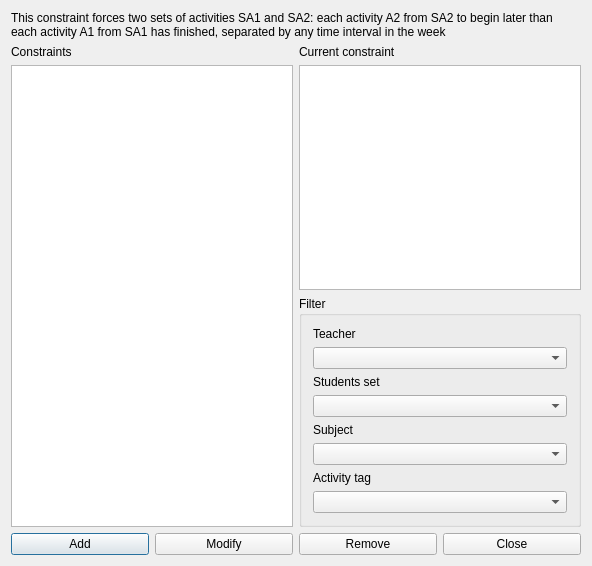
<?xml version="1.0" encoding="UTF-8"?>
<ui version="4.0">
 <class>ConstraintTwoSetsOfActivitiesOrderedForm_template</class>
 <widget class="QDialog" name="ConstraintTwoSetsOfActivitiesOrderedForm_template">
  <property name="geometry">
   <rect>
    <x>0</x>
    <y>0</y>
    <width>592</width>
    <height>566</height>
   </rect>
  </property>
  <property name="windowTitle">
   <string extracomment="This is the title of the dialog in which you see the list of all constraints of this type">Constraints two sets of activies ordered</string>
  </property>
  <layout class="QGridLayout" name="gridLayout_2">
   <item row="0" column="0" colspan="2">
    <widget class="QLabel" name="textLabel1">
     <property name="sizePolicy">
      <sizepolicy hsizetype="Minimum" vsizetype="Minimum">
       <horstretch>0</horstretch>
       <verstretch>0</verstretch>
      </sizepolicy>
     </property>
     <property name="text">
      <string>This constraint forces two sets of activities SA1 and SA2: each activity A2 from SA2 to begin later than each activity A1 from SA1 has finished, separated by any time interval in the week</string>
     </property>
     <property name="wordWrap">
      <bool>true</bool>
     </property>
    </widget>
   </item>
   <item row="1" column="0">
    <layout class="QVBoxLayout" name="verticalLayout_2">
     <item>
      <widget class="QLabel" name="constraintsTextLabel">
       <property name="frameShape">
        <enum>QFrame::NoFrame</enum>
       </property>
       <property name="frameShadow">
        <enum>QFrame::Plain</enum>
       </property>
       <property name="text">
        <string>Constraints</string>
       </property>
       <property name="wordWrap">
        <bool>false</bool>
       </property>
      </widget>
     </item>
     <item>
      <widget class="QListWidget" name="constraintsListWidget"/>
     </item>
    </layout>
   </item>
   <item row="1" column="1">
    <layout class="QVBoxLayout" name="verticalLayout">
     <item>
      <widget class="QLabel" name="currentConstraintTextLabel">
       <property name="text">
        <string>Current constraint</string>
       </property>
       <property name="wordWrap">
        <bool>false</bool>
       </property>
      </widget>
     </item>
     <item>
      <widget class="QPlainTextEdit" name="currentConstraintTextEdit"/>
     </item>
     <item>
      <widget class="QGroupBox" name="filterGroupBox_2">
       <property name="title">
        <string>Filter</string>
       </property>
       <layout class="QGridLayout" name="gridLayout">
        <item row="0" column="0">
         <widget class="QLabel" name="teachersTextLabel">
          <property name="text">
           <string>Teacher</string>
          </property>
          <property name="wordWrap">
           <bool>false</bool>
          </property>
         </widget>
        </item>
        <item row="1" column="0">
         <widget class="QComboBox" name="teachersComboBox"/>
        </item>
        <item row="2" column="0">
         <widget class="QLabel" name="studentsTextLabel">
          <property name="text">
           <string>Students set</string>
          </property>
          <property name="wordWrap">
           <bool>false</bool>
          </property>
         </widget>
        </item>
        <item row="3" column="0">
         <widget class="QComboBox" name="studentsComboBox"/>
        </item>
        <item row="4" column="0">
         <widget class="QLabel" name="subjectsTextLabel">
          <property name="text">
           <string>Subject</string>
          </property>
          <property name="wordWrap">
           <bool>false</bool>
          </property>
         </widget>
        </item>
        <item row="5" column="0">
         <widget class="QComboBox" name="subjectsComboBox"/>
        </item>
        <item row="6" column="0">
         <widget class="QLabel" name="activityTagsTextLabel">
          <property name="text">
           <string>Activity tag</string>
          </property>
          <property name="wordWrap">
           <bool>false</bool>
          </property>
         </widget>
        </item>
        <item row="7" column="0">
         <widget class="QComboBox" name="activityTagsComboBox"/>
        </item>
       </layout>
      </widget>
     </item>
    </layout>
   </item>
   <item row="2" column="0" colspan="2">
    <layout class="QHBoxLayout" name="horizontalLayout">
     <item>
      <widget class="QPushButton" name="addConstraintPushButton">
       <property name="text">
        <string>Add</string>
       </property>
      </widget>
     </item>
     <item>
      <widget class="QPushButton" name="modifyConstraintPushButton">
       <property name="text">
        <string>Modify</string>
       </property>
      </widget>
     </item>
     <item>
      <widget class="QPushButton" name="removeConstraintPushButton">
       <property name="text">
        <string>Remove</string>
       </property>
      </widget>
     </item>
     <item>
      <widget class="QPushButton" name="closePushButton">
       <property name="text">
        <string>Close</string>
       </property>
      </widget>
     </item>
    </layout>
   </item>
  </layout>
 </widget>
 <layoutdefault spacing="6" margin="11"/>
 <resources/>
 <connections/>
</ui>
